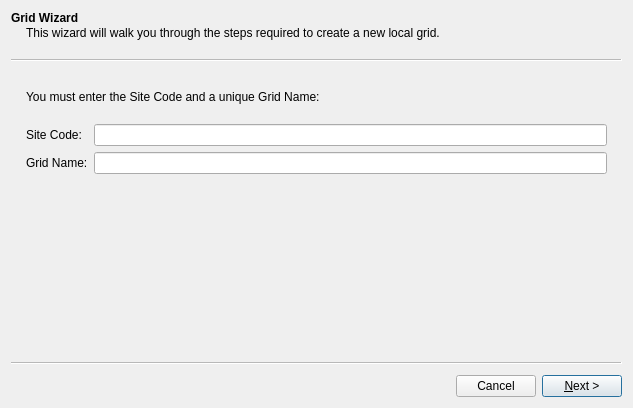
<?xml version="1.0" encoding="UTF-8"?>
<ui version="4.0">
 <class>GridWizard</class>
 <widget class="QWizard" name="GridWizard">
  <property name="geometry">
   <rect>
    <x>0</x>
    <y>0</y>
    <width>633</width>
    <height>408</height>
   </rect>
  </property>
  <property name="windowTitle">
   <string>Wizard</string>
  </property>
  <property name="options">
   <set>QWizard::CancelButtonOnLeft|QWizard::NoBackButtonOnStartPage|QWizard::NoDefaultButton</set>
  </property>
  <widget class="QWizardPage" name="welcomePage">
   <property name="title">
    <string>Grid Wizard</string>
   </property>
   <property name="subTitle">
    <string>This wizard will walk you through the steps required to create a new local grid.</string>
   </property>
   <layout class="QGridLayout" name="gridLayout_2">
    <item row="1" column="0">
     <widget class="QLabel" name="siteCodeLabel">
      <property name="text">
       <string>Site Code:</string>
      </property>
      <property name="buddy">
       <cstring>siteCodeEdit</cstring>
      </property>
     </widget>
    </item>
    <item row="2" column="1">
     <widget class="QLineEdit" name="gridNameEdit"/>
    </item>
    <item row="1" column="1">
     <widget class="QLineEdit" name="siteCodeEdit"/>
    </item>
    <item row="2" column="0">
     <widget class="QLabel" name="gridNameLabel">
      <property name="text">
       <string>Grid Name:</string>
      </property>
     </widget>
    </item>
    <item row="0" column="0" colspan="2">
     <widget class="QLabel" name="welcomePageLabel">
      <property name="text">
       <string>
You must enter the Site Code and a unique Grid Name:
</string>
      </property>
     </widget>
    </item>
   </layout>
  </widget>
  <widget class="QWizardPage" name="mapPage">
   <property name="title">
    <string>Map Coordinates</string>
   </property>
   <property name="subTitle">
    <string>Enter the two map coordinate points to use to calculate your local grid from.</string>
   </property>
   <layout class="QGridLayout" name="gridLayout_4">
    <item row="3" column="1">
     <widget class="QLabel" name="mapEastingLabel">
      <property name="text">
       <string>Easting</string>
      </property>
     </widget>
    </item>
    <item row="5" column="1">
     <widget class="QDoubleSpinBox" name="localPoint1EastingSpin">
      <property name="decimals">
       <number>3</number>
      </property>
      <property name="minimum">
       <double>-999999.998999999952503</double>
      </property>
      <property name="maximum">
       <double>999999.998999999952503</double>
      </property>
     </widget>
    </item>
    <item row="4" column="0">
     <widget class="QLabel" name="mapPoint1Label">
      <property name="text">
       <string>Map Point 1:</string>
      </property>
      <property name="buddy">
       <cstring>mapPoint1EastingSpin</cstring>
      </property>
     </widget>
    </item>
    <item row="5" column="0">
     <widget class="QLabel" name="localPoint1Label">
      <property name="text">
       <string>Local Point 1:</string>
      </property>
      <property name="buddy">
       <cstring>localPoint1EastingSpin</cstring>
      </property>
     </widget>
    </item>
    <item row="6" column="0">
     <widget class="QLabel" name="mapPoint2Label">
      <property name="text">
       <string>Map Point 2:</string>
      </property>
      <property name="buddy">
       <cstring>mapPoint2EastingSpin</cstring>
      </property>
     </widget>
    </item>
    <item row="7" column="2">
     <widget class="QDoubleSpinBox" name="localPoint2NorthingSpin">
      <property name="decimals">
       <number>3</number>
      </property>
      <property name="minimum">
       <double>-999999.998999999952503</double>
      </property>
      <property name="maximum">
       <double>999999.998999999952503</double>
      </property>
     </widget>
    </item>
    <item row="3" column="2">
     <widget class="QLabel" name="mapNorthingLabel">
      <property name="text">
       <string>Northing</string>
      </property>
     </widget>
    </item>
    <item row="7" column="1">
     <widget class="QDoubleSpinBox" name="localPoint2EastingSpin">
      <property name="decimals">
       <number>3</number>
      </property>
      <property name="minimum">
       <double>-999999.998999999952503</double>
      </property>
      <property name="maximum">
       <double>999999.998999999952503</double>
      </property>
     </widget>
    </item>
    <item row="7" column="0">
     <widget class="QLabel" name="localPoint2Label">
      <property name="text">
       <string>Local Point 2:</string>
      </property>
      <property name="buddy">
       <cstring>localPoint2EastingSpin</cstring>
      </property>
     </widget>
    </item>
    <item row="4" column="1">
     <widget class="QDoubleSpinBox" name="mapPoint1EastingSpin">
      <property name="decimals">
       <number>3</number>
      </property>
      <property name="minimum">
       <double>-999999.998999999952503</double>
      </property>
      <property name="maximum">
       <double>999999.998999999952503</double>
      </property>
     </widget>
    </item>
    <item row="4" column="2">
     <widget class="QDoubleSpinBox" name="mapPoint1NorthingSpin">
      <property name="decimals">
       <number>3</number>
      </property>
      <property name="minimum">
       <double>-999999.998999999952503</double>
      </property>
      <property name="maximum">
       <double>999999.998999999952503</double>
      </property>
     </widget>
    </item>
    <item row="4" column="3">
     <widget class="QPushButton" name="mapPoint1FromMapButton">
      <property name="text">
       <string>From Map</string>
      </property>
     </widget>
    </item>
    <item row="6" column="3">
     <widget class="QPushButton" name="mapPoint2FromMapButton">
      <property name="text">
       <string>From Map</string>
      </property>
     </widget>
    </item>
    <item row="6" column="1">
     <widget class="QDoubleSpinBox" name="mapPoint2EastingSpin">
      <property name="decimals">
       <number>3</number>
      </property>
      <property name="minimum">
       <double>-999999.998999999952503</double>
      </property>
      <property name="maximum">
       <double>999999.998999999952503</double>
      </property>
     </widget>
    </item>
    <item row="6" column="2">
     <widget class="QDoubleSpinBox" name="mapPoint2NorthingSpin">
      <property name="decimals">
       <number>3</number>
      </property>
      <property name="minimum">
       <double>-999999.998999999952503</double>
      </property>
      <property name="maximum">
       <double>999999.998999999952503</double>
      </property>
     </widget>
    </item>
    <item row="5" column="2">
     <widget class="QDoubleSpinBox" name="localPoint1NorthingSpin">
      <property name="decimals">
       <number>3</number>
      </property>
      <property name="minimum">
       <double>-999999.998999999952503</double>
      </property>
      <property name="maximum">
       <double>999999.998999999952503</double>
      </property>
     </widget>
    </item>
    <item row="1" column="0">
     <widget class="QLabel" name="methodLabel">
      <property name="text">
       <string>Method:</string>
      </property>
      <property name="buddy">
       <cstring>methodCombo</cstring>
      </property>
     </widget>
    </item>
    <item row="1" column="1" colspan="3">
     <widget class="QComboBox" name="methodCombo">
      <item>
       <property name="text">
        <string>Create from two known points</string>
       </property>
      </item>
      <item>
       <property name="text">
        <string>Create from X axis baseline</string>
       </property>
      </item>
      <item>
       <property name="text">
        <string>Create from Y axis baseline</string>
       </property>
      </item>
     </widget>
    </item>
    <item row="2" column="0">
     <widget class="QLabel" name="label">
      <property name="text">
       <string/>
      </property>
     </widget>
    </item>
   </layout>
  </widget>
  <widget class="QWizardPage" name="localPage">
   <property name="title">
    <string>Local Grid Extent</string>
   </property>
   <property name="subTitle">
    <string>Enter the origin, extent, and interval of the local coordinates.</string>
   </property>
   <layout class="QGridLayout" name="gridLayout_5">
    <item row="4" column="2">
     <widget class="QSpinBox" name="localNorthingIntervalSpin">
      <property name="suffix">
       <string> m</string>
      </property>
      <property name="maximum">
       <number>100</number>
      </property>
      <property name="singleStep">
       <number>5</number>
      </property>
      <property name="value">
       <number>5</number>
      </property>
     </widget>
    </item>
    <item row="3" column="1">
     <widget class="QSpinBox" name="localTerminusEastingSpin">
      <property name="maximum">
       <number>9999</number>
      </property>
      <property name="singleStep">
       <number>5</number>
      </property>
      <property name="value">
       <number>200</number>
      </property>
     </widget>
    </item>
    <item row="4" column="1">
     <widget class="QSpinBox" name="localEastingIntervalSpin">
      <property name="suffix">
       <string> m</string>
      </property>
      <property name="maximum">
       <number>100</number>
      </property>
      <property name="singleStep">
       <number>5</number>
      </property>
      <property name="value">
       <number>5</number>
      </property>
     </widget>
    </item>
    <item row="2" column="0">
     <widget class="QLabel" name="localOriginLabel">
      <property name="text">
       <string>Local Origin:</string>
      </property>
      <property name="buddy">
       <cstring>localOriginEastingSpin</cstring>
      </property>
     </widget>
    </item>
    <item row="2" column="1">
     <widget class="QSpinBox" name="localOriginEastingSpin">
      <property name="maximum">
       <number>9999</number>
      </property>
      <property name="singleStep">
       <number>5</number>
      </property>
      <property name="value">
       <number>100</number>
      </property>
     </widget>
    </item>
    <item row="1" column="1">
     <widget class="QLabel" name="localEastingLabel">
      <property name="text">
       <string>Local Easting</string>
      </property>
     </widget>
    </item>
    <item row="3" column="2">
     <widget class="QSpinBox" name="localTerminusNorthingSpin">
      <property name="maximum">
       <number>9999</number>
      </property>
      <property name="singleStep">
       <number>5</number>
      </property>
      <property name="value">
       <number>300</number>
      </property>
     </widget>
    </item>
    <item row="3" column="0">
     <widget class="QLabel" name="localTerminusLabel">
      <property name="text">
       <string>Local Terminus:</string>
      </property>
      <property name="buddy">
       <cstring>localTerminusEastingSpin</cstring>
      </property>
     </widget>
    </item>
    <item row="1" column="2">
     <widget class="QLabel" name="localNorthingLabel">
      <property name="text">
       <string>Local Northing</string>
      </property>
     </widget>
    </item>
    <item row="2" column="2">
     <widget class="QSpinBox" name="localOriginNorthingSpin">
      <property name="maximum">
       <number>9999</number>
      </property>
      <property name="singleStep">
       <number>5</number>
      </property>
      <property name="value">
       <number>200</number>
      </property>
     </widget>
    </item>
    <item row="4" column="0">
     <widget class="QLabel" name="localIntervalLabel">
      <property name="text">
       <string>Grid Interval:</string>
      </property>
      <property name="buddy">
       <cstring>localEastingIntervalSpin</cstring>
      </property>
     </widget>
    </item>
    <item row="0" column="0">
     <widget class="QLabel" name="label_2">
      <property name="text">
       <string/>
      </property>
     </widget>
    </item>
   </layout>
  </widget>
 </widget>
 <tabstops>
  <tabstop>methodCombo</tabstop>
  <tabstop>mapPoint1EastingSpin</tabstop>
  <tabstop>mapPoint1NorthingSpin</tabstop>
  <tabstop>mapPoint1FromMapButton</tabstop>
  <tabstop>localPoint1EastingSpin</tabstop>
  <tabstop>localPoint1NorthingSpin</tabstop>
  <tabstop>mapPoint2EastingSpin</tabstop>
  <tabstop>mapPoint2NorthingSpin</tabstop>
  <tabstop>mapPoint2FromMapButton</tabstop>
  <tabstop>localPoint2EastingSpin</tabstop>
  <tabstop>localPoint2NorthingSpin</tabstop>
  <tabstop>localOriginEastingSpin</tabstop>
  <tabstop>localOriginNorthingSpin</tabstop>
  <tabstop>localTerminusEastingSpin</tabstop>
  <tabstop>localTerminusNorthingSpin</tabstop>
  <tabstop>localEastingIntervalSpin</tabstop>
  <tabstop>localNorthingIntervalSpin</tabstop>
 </tabstops>
 <resources/>
 <connections/>
</ui>
